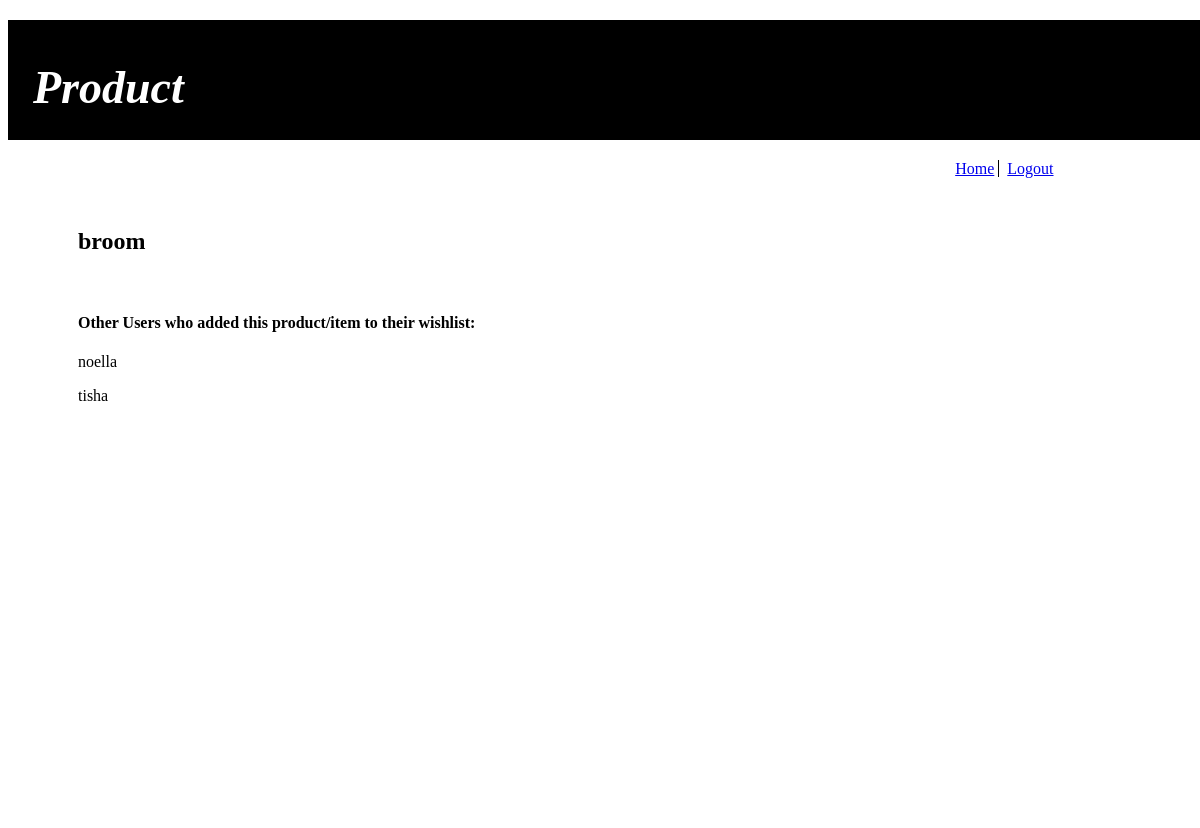
The app's page /details/6/ with its own data.
### examapp/models.py (models this page shows)
class Items(models.Model):
    product = models.CharField(max_length=255)
    action = models.CharField(max_length=255)
    added_by = models.ForeignKey(Users, related_name="items", on_delete = models.CASCADE)
    created_at = models.DateTimeField(auto_now_add = True)
    updated_at = models.DateTimeField(auto_now = True)
    objects = ItemManager()

class Added(models.Model):
    user = models.ForeignKey(Users, related_name="added_user", on_delete = models.CASCADE)
    item = models.ForeignKey(Items, related_name="added_item", on_delete = models.CASCADE)

class Users(models.Model):
    name = models.CharField(max_length=255)
    username = models.CharField(max_length=255)
    password = models.CharField(max_length=255)
    created_at = models.DateTimeField(auto_now_add = True)
    updated_at = models.DateTimeField(auto_now = True)
    objects = UserManager()

### examapp/views.py (the view)
# urls.py: path('details/<item_id>/', views.details),
def details(request, item_id):
    item = Items.objects.get(id=item_id)
    added_user=Added.objects.exclude(item_id=item_id)
    context = {
        'item': item,
        'added_user': added_user
    }
    return render(request, 'details.html', context)

### examapp/templates/details.html (shortened to what this page needs)
<!DOCTYPE html>
<html>
  <head>
  </head>
  <body>
    <header>
        <h1>Product</h1>
    </header>
    <a class='wishlist' href="/wishlist">Home</a>
    <a class='logout' href="/logout">Logout</a>
    <div class="container">
      <h2>{{item.product}}</h2>
      <br>
      <h4>Other Users who added this product/item to their wishlist:</h4>
      {%for i in added_user%}
      <p>{{i.user.username}}</p>
      {%endfor%}
    </div>
  </body>
</html>

### examapp/templates/details.html (style rules this page uses)
* { font-family: Arial, Helvetica, sans-serif; font-family: 'Roboto Slab', serif; background-image: }
.container { width: 90%; min-height: 600px; margin: 20px 50px ; background-color: white; padding-top: 10px; padding-left:20px; }
body { background: url('http://dev.marbledistilling.com/wp-content/uploads/2017/08/marble_bg.jpg?id=61') }
header { width: 100%; height:80px; margin:20px auto; padding: 10px 0 30px 25px; background-color: black; color: white; font-style: oblique; font-size: 23px; }
.wishlist { margin-left: 80%; }
.logout { padding-left: 8px; border-left: 1px solid black; }

### records on screen
Items: product "broom"
Added: user.username "noella"
Added: user.username "tisha"
